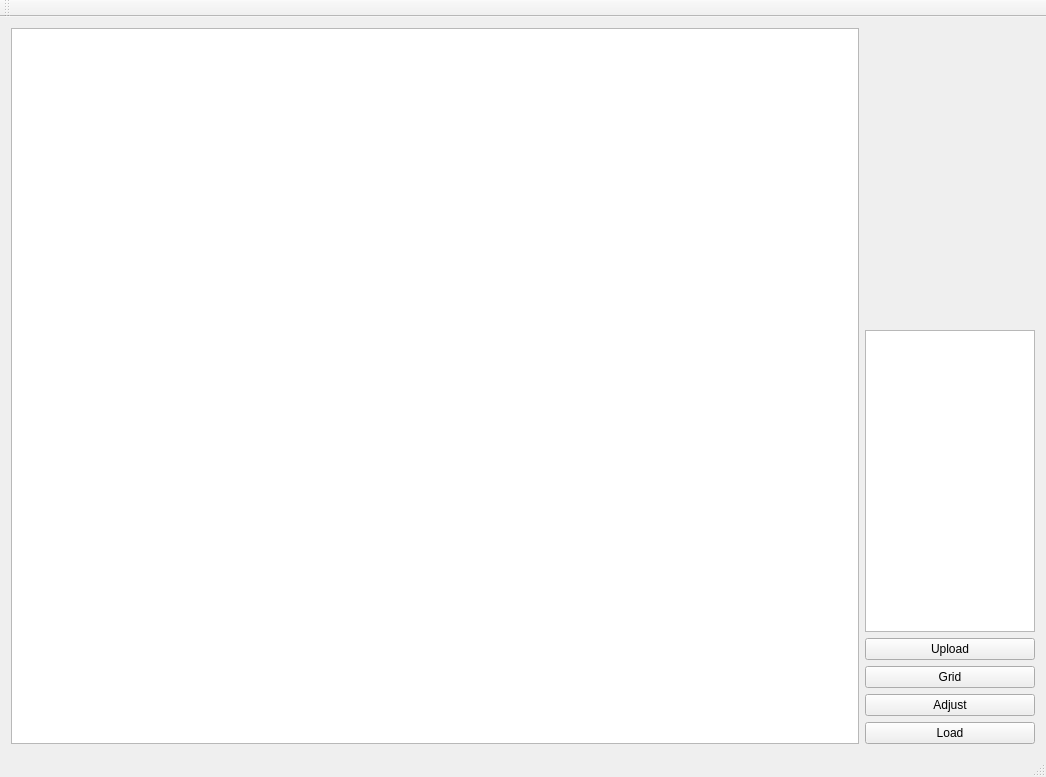
<?xml version="1.0" encoding="UTF-8"?>
<ui version="4.0">
 <class>SnailClass</class>
 <widget class="QMainWindow" name="SnailClass">
  <property name="geometry">
   <rect>
    <x>0</x>
    <y>0</y>
    <width>1046</width>
    <height>777</height>
   </rect>
  </property>
  <property name="windowTitle">
   <string>Snail</string>
  </property>
  <widget class="QWidget" name="centralWidget">
   <layout class="QGridLayout" name="gridLayout" columnstretch="5,1">
    <item row="0" column="0">
     <widget class="QScaledGraphView" name="graphicsView"/>
    </item>
    <item row="0" column="1">
     <layout class="QVBoxLayout" name="verticalLayout">
      <item>
       <spacer name="verticalSpacer">
        <property name="orientation">
         <enum>Qt::Vertical</enum>
        </property>
        <property name="sizeHint" stdset="0">
         <size>
          <width>20</width>
          <height>40</height>
         </size>
        </property>
       </spacer>
      </item>
      <item>
       <widget class="QListView" name="listView"/>
      </item>
      <item>
       <widget class="QPushButton" name="btnUploadPoints">
        <property name="text">
         <string>Upload</string>
        </property>
       </widget>
      </item>
      <item>
       <widget class="QPushButton" name="btnAdjGrid">
        <property name="text">
         <string>Grid</string>
        </property>
       </widget>
      </item>
      <item>
       <widget class="QPushButton" name="btnAdjustImg">
        <property name="text">
         <string>Adjust</string>
        </property>
       </widget>
      </item>
      <item>
       <widget class="QPushButton" name="btnLoad">
        <property name="text">
         <string>Load</string>
        </property>
       </widget>
      </item>
     </layout>
    </item>
   </layout>
  </widget>
  <widget class="QMenuBar" name="menuBar">
   <property name="geometry">
    <rect>
     <x>0</x>
     <y>0</y>
     <width>1046</width>
     <height>21</height>
    </rect>
   </property>
  </widget>
  <widget class="QToolBar" name="mainToolBar">
   <attribute name="toolBarArea">
    <enum>TopToolBarArea</enum>
   </attribute>
   <attribute name="toolBarBreak">
    <bool>false</bool>
   </attribute>
  </widget>
  <widget class="QStatusBar" name="statusBar">
   <property name="autoFillBackground">
    <bool>true</bool>
   </property>
  </widget>
 </widget>
 <layoutdefault spacing="6" margin="11"/>
 <customwidgets>
  <customwidget>
   <class>QScaledGraphView</class>
   <extends>QGraphicsView</extends>
   <header>qscaledgraphview.h</header>
  </customwidget>
 </customwidgets>
 <resources>
  <include location="snail.qrc"/>
 </resources>
 <connections/>
</ui>
